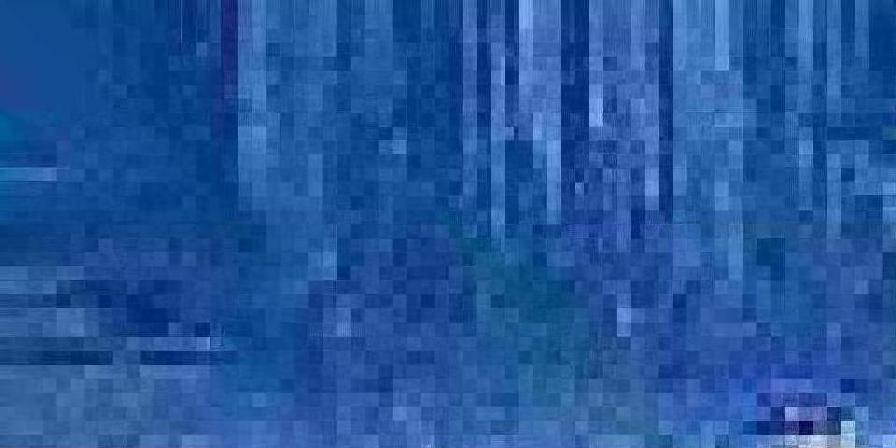
#> input picture GP/r21.jpg, 896 x 448 px, given in place of r12.jpg, which was not available
$ python watermark.py
#> lines starting #> are read from the running program, lines starting #| are printed output that depends on the picture; pictures that were not available may be replaced by others from this repository, and a replacement may not be noted
import Image, ImageEnhance

POSITION = ('LEFTTOP','RIGHTTOP','CENTER','LEFTBOTTOM','RIGHTBOTTOM')
PADDING = 10
MARKIMAGE = 'r11.jpg'

def reduce_opacity(im, opacity):
    """Returns an image with reduced opacity."""
    assert opacity >= 0 and opacity <= 1
    if im.mode != 'RGBA':
        im = im.convert('RGBA')
    else:
        im = im.copy()
    alpha = im.split()[3]
    alpha = ImageEnhance.Brightness(alpha).enhance(opacity)
    im.putalpha(alpha)
    return im

def watermark(imagefile, markfile, position=POSITION[4], opacity=1):
    """Adds a watermark to an image."""
#> called with imagefile = 'r12.jpg', markfile = 'r11.jpg', position = 'LEFTTOP', opacity = 0.7
    im = Image.open(imagefile)
#> im is the input picture: PIL image 896x448 RGB; mean R, G, B 34, 85.3, 154.6
    mark = Image.open(markfile)
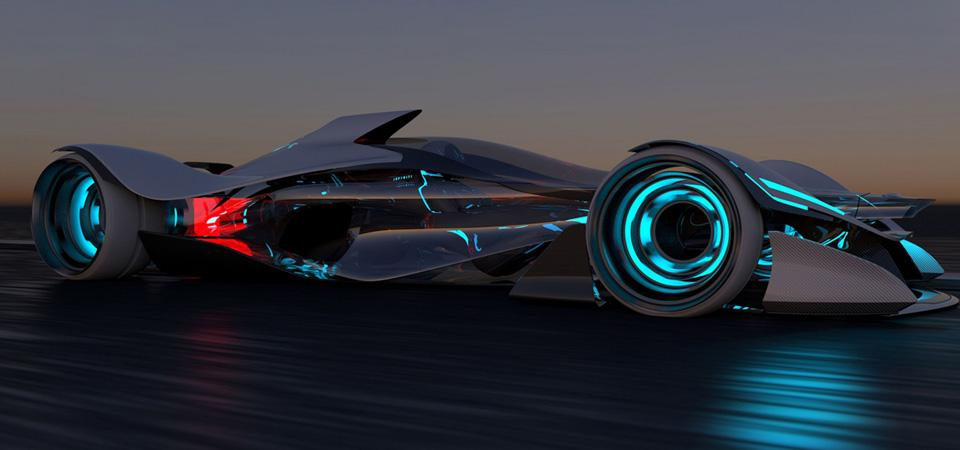
#> input picture GP/r11.jpg, 960 x 450 px
#> mark is the input picture: PIL image 960x450 RGB; mean R, G, B 53.3, 57.9, 66.5
    if opacity < 1:
        mark = reduce_opacity(mark, opacity)
#> in reduce_opacity, `alpha = im.split()[3]`: alpha: PIL image 960x450 L; every value is 255
#> in reduce_opacity, `alpha = ImageEnhance.Brightness(alpha).enhance(opacity)`: alpha: PIL image 960x450 L; every value is 178
#> in reduce_opacity, `im.putalpha(alpha)`:
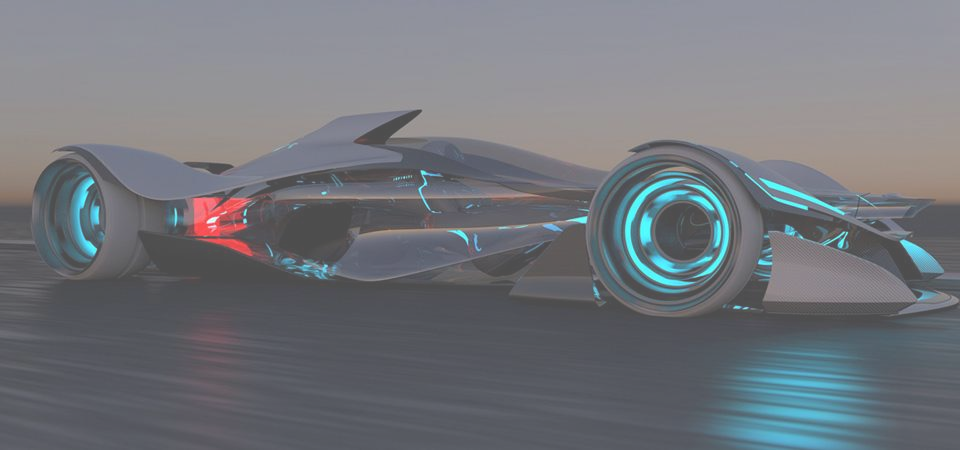
#> im: PIL image 960x450 RGBA; mean R, G, B, A 53.3, 57.9, 66.5, 178; transparent parts drawn white
    if im.mode != 'RGBA':
        im = im.convert('RGBA')
#> im: PIL image 896x448 RGBA
    # create a transparent layer the size of the image and draw the
    # watermark in that layer.
    layer = Image.new('RGBA', im.size, (0,0,0,0))
#> layer: PIL image 896x448 RGBA; every value is 0
    if position == 'title':
        for y in range(0, im.size[1], mark.size[1]):
            for x in range(0, im.size[0], mark.size[0]):
                layer.paste(mark, (x, y))
    elif position == 'scale':
        # scale, but preserve the aspect ratio
        ratio = min(
            float(im.size[0]) / mark.size[0], float(im.size[1]) / mark.size[1])
        w = int(mark.size[0] * ratio)
        h = int(mark.size[1] * ratio)
        mark = mark.resize((w, h))
        layer.paste(mark, ((im.size[0] - w) / 2, (im.size[1] - h) / 2))
    elif position == POSITION[0]:
        #lefttop
        position = (PADDING,PADDING)
        layer.paste(mark, position)
    elif position == POSITION[1]:
        #righttop
        position = (im.size[0] - mark.size[0]-PADDING, PADDING)
        layer.paste(mark, position)
    elif position == POSITION[2]:
        #center
        position = ((im.size[0] - mark.size[0])/2,(im.size[1] - mark.size[1])/2)
        layer.paste(mark, position)
    elif position == POSITION[3]:
        #left bottom
        position = (PADDING,im.size[1] - mark.size[1]-PADDING,)
        layer.paste(mark, position)
    else:
        #right bottom (default)
        position = (im.size[0] - mark.size[0]-PADDING, im.size[1] - mark.size[1]-PADDING,)
        layer.paste(mark, position)

    # composite the watermark with the layer
    return Image.composite(layer, im, layer)

def test():
    watermark('r12.jpg',MARKIMAGE,POSITION[0],opacity=0.7).save("watermarked_lt.jpg",quality=90)
    watermark('r12.jpg',MARKIMAGE,POSITION[1],opacity=0.7).save("watermarked_rt.jpg",quality=90)
    watermark('r12.jpg',MARKIMAGE,POSITION[2],opacity=0.7).save("watermarked_center.jpg",quality=90)
    watermark('r12.jpg',MARKIMAGE,POSITION[3],opacity=0.7).save("watermarked_lb.jpg",quality=90)
    watermark('r12.jpg',MARKIMAGE,POSITION[4],opacity=0.7).save("watermarked_rb.jpg",quality=90)
#> in watermark (call 5), `layer.paste(mark, position)`:
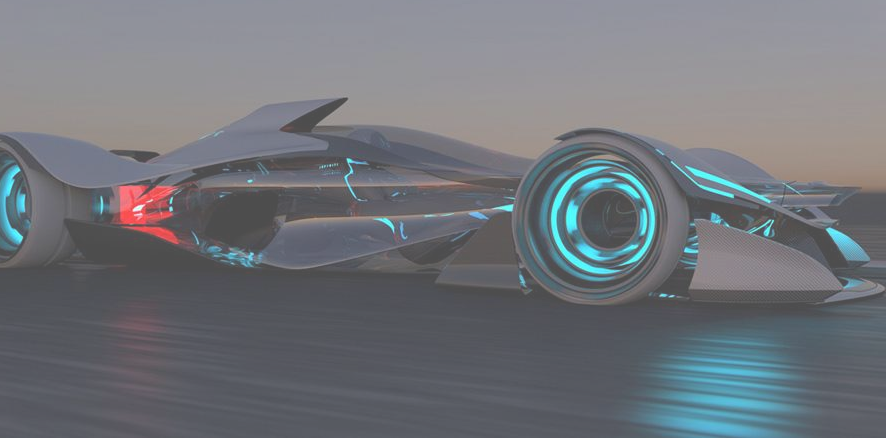
#> layer: PIL image 896x448 RGBA; mean R, G, B, A 50.5, 55.4, 63.6, 172.1; transparent parts drawn white
    watermark('r12.jpg',MARKIMAGE,'title',opacity=0.7).save("watermarked_title.jpg",quality=90)
#> after the loop in watermark (call 6), `for y in range(0, im.size[1], mark.size[1]):`:
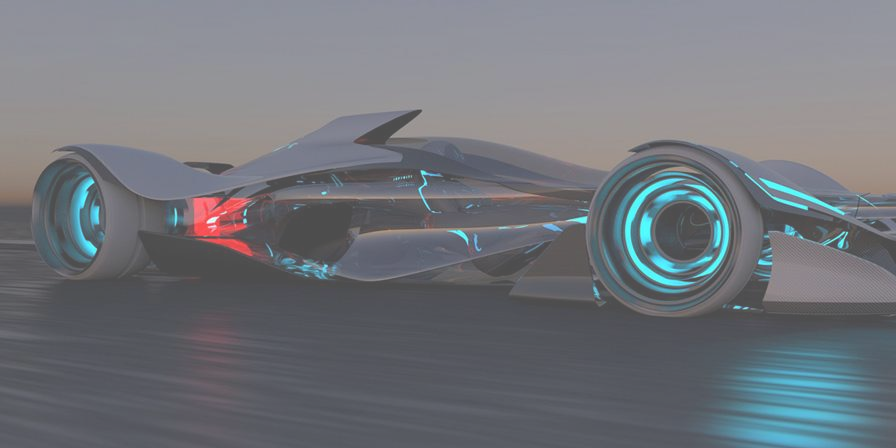
#> layer: PIL image 896x448 RGBA; mean R, G, B, A 52.6, 57.4, 66.2, 178; transparent parts drawn white
#> in watermark (call 6), `return Image.composite(layer, im, layer)`:
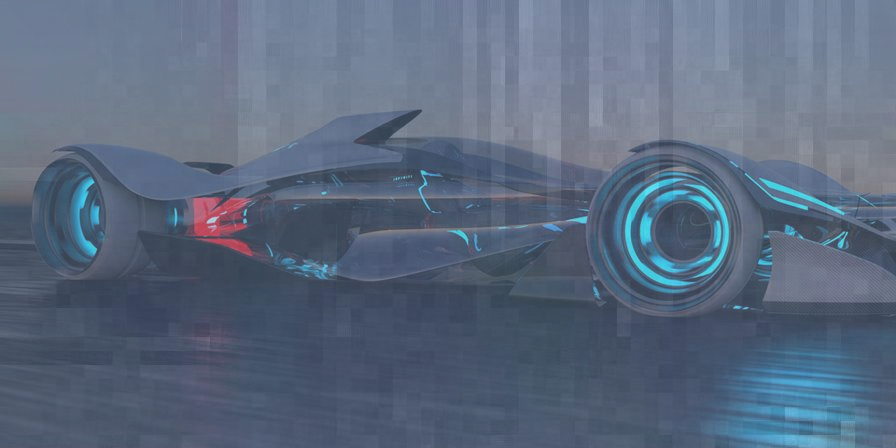
#> returned value: PIL image 896x448 RGBA; mean R, G, B, A 47, 65.8, 92.9, 201; transparent parts drawn white
    watermark('r12.jpg',MARKIMAGE,'scale',opacity=0.7).save("watermarked_scale.jpg",quality=90)
#> in watermark (call 7), `layer.paste(mark, ((im.size[0] - w) / 2, (im.size[1] - h) / 2))`:
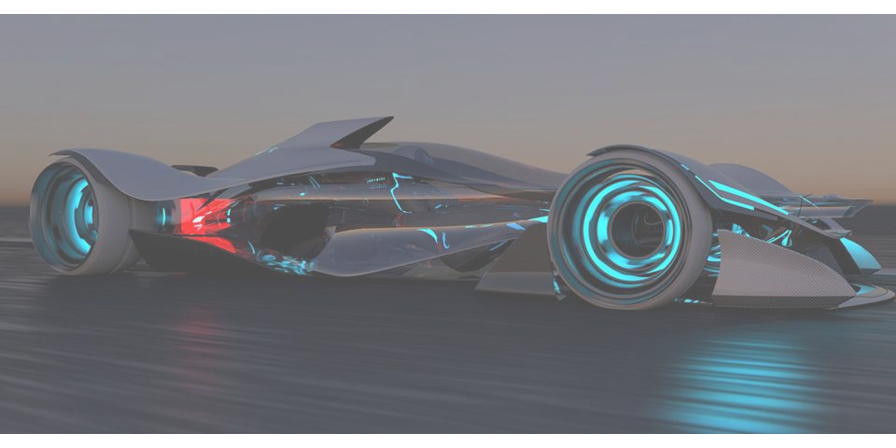
#> layer: PIL image 896x448 RGBA; mean R, G, B, A 49.5, 53.8, 61.9, 166.9; transparent parts drawn white
#> in watermark (call 7), `return Image.composite(layer, im, layer)`:
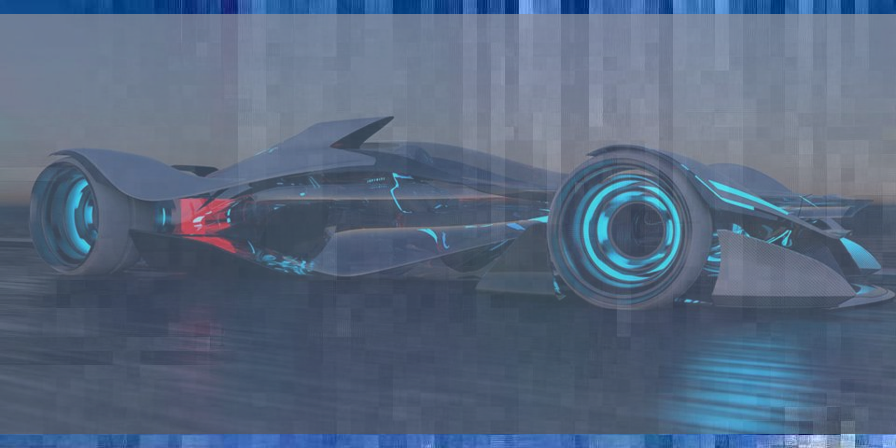
#> returned value: PIL image 896x448 RGBA; mean R, G, B, A 47, 67.7, 97.1, 204.4; transparent parts drawn white
if __name__ == '__main__':
    test()
